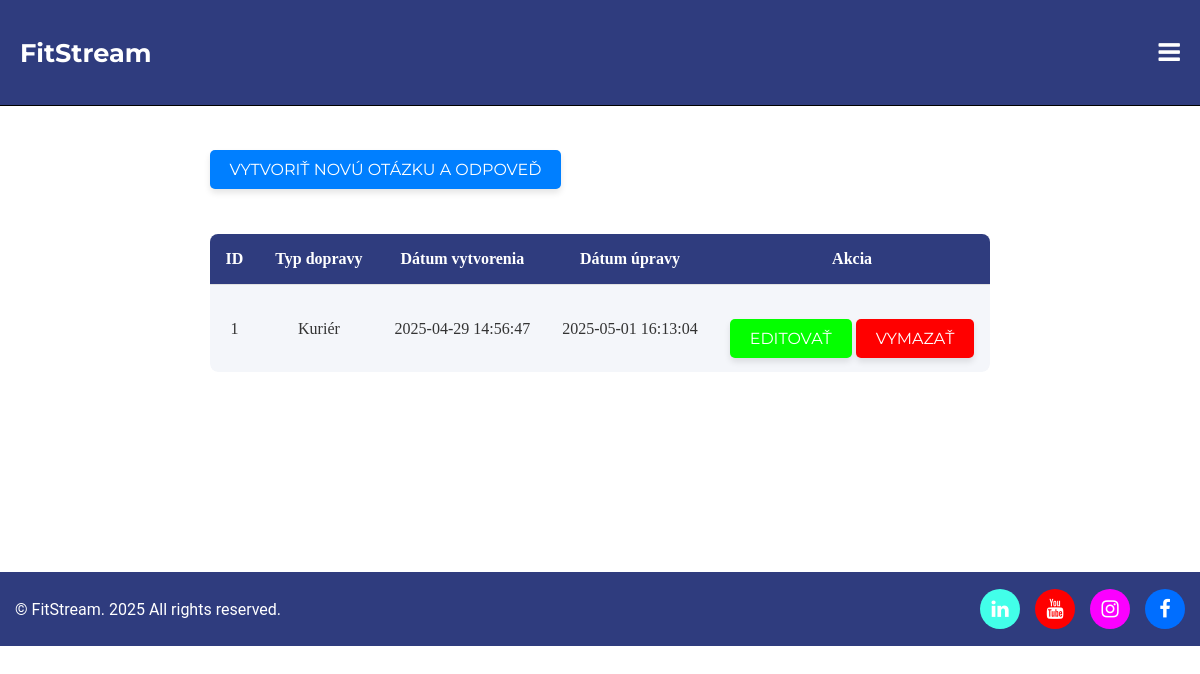
Before: /admin/edit_doprava.php (signed in) with the older database file.
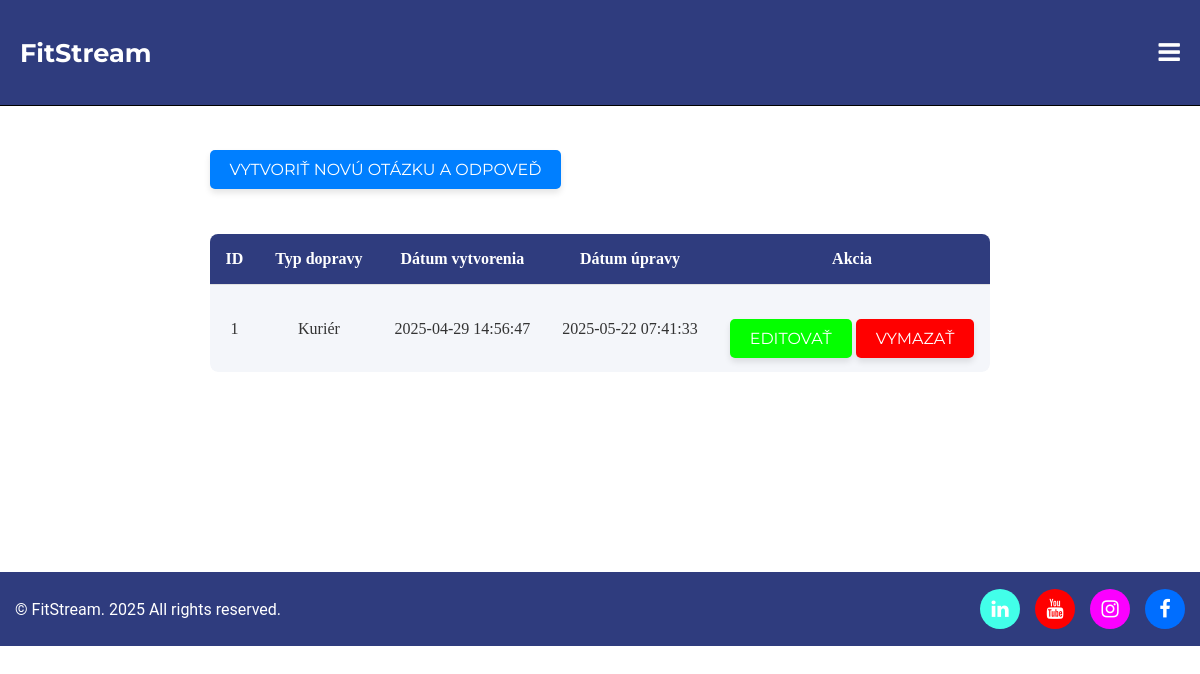
After: the same page with the newer database file.
### tables this page shows
CREATE TABLE `doprava` (
  `iddoprava` int(11) NOT NULL,
  `nazov` varchar(100) NOT NULL,
  `datum_vytvorenia` timestamp NOT NULL DEFAULT current_timestamp(),
  `datum_upravy` timestamp NOT NULL DEFAULT current_timestamp() ON UPDATE current_timestamp()
);

### admin/edit_doprava.php (called while the page is built, shortened)
<?php
$doprava = new Doprava();
    $vypis = $doprava->dopravaVypis();
?>
<?php include "parts/header.php"; ?>
<?php include "parts/navbar.php"; ?>
<?php include "parts/uprava_doprava.php"?>
<?php include "parts/footer.php"; ?>

### classes/Database.php (called while the page is built, shortened)
<?php
class Database
{
    private $connection;
    protected function connect(): void
    {
        $config = DATABASE;
        $options = [
            PDO::ATTR_ERRMODE            => PDO::ERRMODE_EXCEPTION,
            PDO::ATTR_DEFAULT_FETCH_MODE => PDO::FETCH_ASSOC,
        ];
        try {
            $dsn = 'mysql:host=' . $config['HOST'] .
                   ';dbname=' . $config['DBNAME'] .
                   ';port=' . $config['PORT'];
            $this->connection = new PDO(
                $dsn,
                $config['USER_NAME'],
                $config['PASSWORD'],
                $options
            );
        } catch (PDOException $e) {
            throw new Exception('Pripojenie zlyhalo: ' . $e->getMessage());
        }
    }
    public function getConnection(): PDO
    {
        return $this->connection;
    }
}
?>

### classes/Doprava.php (called while the page is built, shortened)
<?php
class Doprava extends Database
{
    protected $conn;
    public function __construct()
    {
        $this->conn = $this->getConnection();
    }
    public function dopravaVypis(): array
    {
        try{
            $sql = "SELECT * FROM doprava;";
            $statement = $this->conn->prepare($sql);
            $statement->execute();
            $rs = $statement->fetchAll();
            return $rs;
        } catch(Exception $e){
            die;
        } finally{
            $this->conn = null;
        }
    }
}
?>

### admin/parts/uprava_doprava.php (the view, shortened to what this page needs)
<div class="vyziva_obal">
    <div class="obal">
        <a href="<?php echo BASE_URL; ?>admin/vytvorenie/vytvorenie_doprava.php" class="vytvorenie">Vytvoriť novú otázku a odpoveď</a>
        <div class="table_con">
            <table>
                <tr>
                    <th>ID</th>
                    <th>Typ dopravy</th>
                    <th>Dátum vytvorenia</th>
                    <th>Dátum úpravy</th>
                    <th>Akcia</th>
                </tr>
                <?php foreach($vypis as $polozka): ?>
                    <tr>
                        <?php $id = $polozka['iddoprava']; ?>
                        <td><?php echo $id; ?></td>
                        <td><?php echo $polozka['nazov']; ?></td>
                        <td><?php echo $polozka['datum_vytvorenia']; ?></td>
                        <td><?php echo $polozka['datum_upravy']; ?></td>
                        <td>
                            <a href="<?php echo BASE_URL; ?>admin/editovanie/editovanie_doprava.php?id=<?php echo $id; ?>" class="edit">Editovať</a>
                            <a href="<?php echo BASE_URL; ?>admin/vymazanie/vymazanie_doprava.php?id=<?php echo $id; ?>" onclick="return kontrolaVymazania()" class="delete">Vymazať</a>
                        </td>
                    </tr>
                <?php endforeach; ?>
            </table>
        </div>
    </div>
</div>

Changed rows visible on the page:
changed doprava "Kuriér": datum_upravy "2025-05-01 16:13:04" → "2025-05-22 07:41:33"
